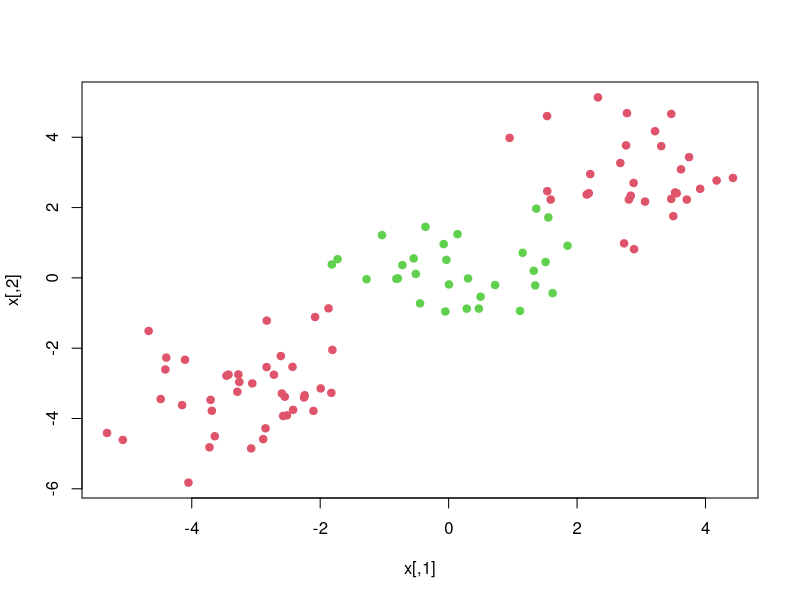

Recreate this plot in R.
## ---- chunk 1
library(e1071)
set.seed(101)
x=matrix(rnorm(100*2), ncol=2)
x[1:30,]=x[1:30,]+3
x[31:70,]=x[31:70,]-3
y=c(rep(1,70), rep(2,30))
dat=data.frame(x=x,y=as.factor(y))
plot(x, col=y+1, pch=19)
train=sample(100,50)
## ---- chunk 2
svm.linear=tune(svm,y~.,data=dat[train,], kernel="linear", ranges=list(cost=c(0.001,0.01,0.1,1,5,10,100)))
linear.bestmod=svm.linear$best.model
pred.linear=predict(linear.bestmod, newdata=dat[-train,])
table(pred=pred.linear,true=dat[-train,]$y)
# error rate:14/50
## ---- chunk 3
svm.poly=tune(svm,y~.,data=dat[train,], kernel="polynomial", ranges=list(cost=c(0.001,0.01,0.1,1,5,10,100), degree=c(1,2,3,4,5)))
poly.bestmod=svm.poly$best.model
pred.poly=predict(poly.bestmod, newdata=dat[-train,])
table(pred=pred.poly,true=dat[-train,]$y)
# error rate:1/50
## ---- chunk 4
svm.radi=tune(svm,y~.,data=dat[train,], kernel="radial", ranges=list(cost=c(0.001,0.01,0.1,1,5,10,100), gamma=c(0.5,1,2,3,4)))
radi.bestmod=svm.radi$best.model
pred.radi=predict(radi.bestmod, newdata=dat[-train,])
table(pred=pred.radi,true=dat[-train,]$y)
# error rate:0
